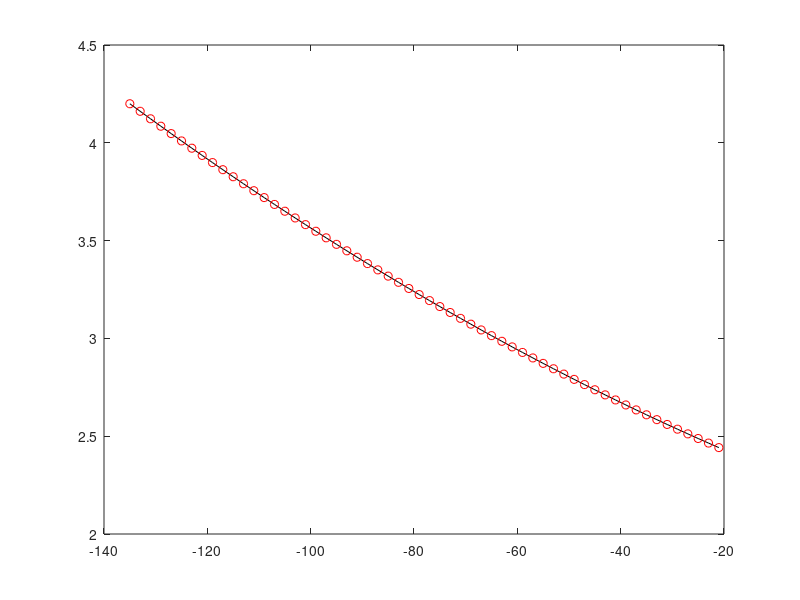
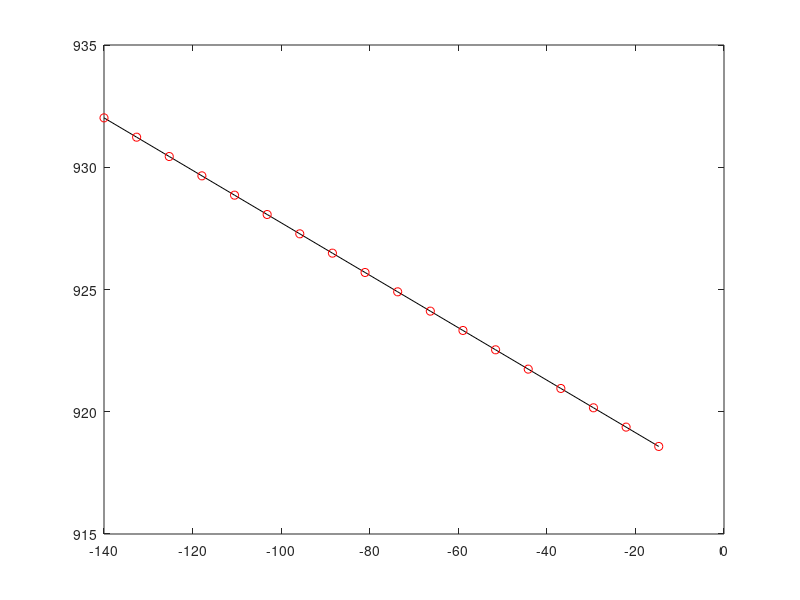
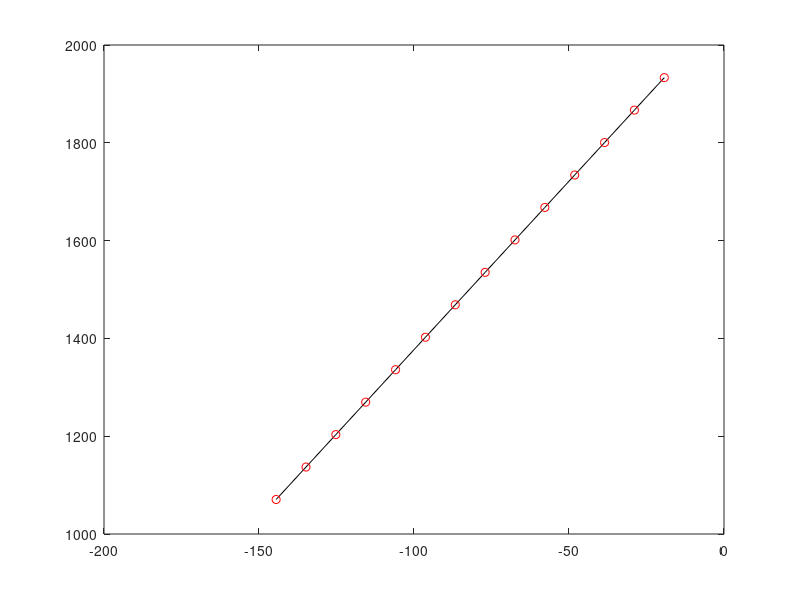
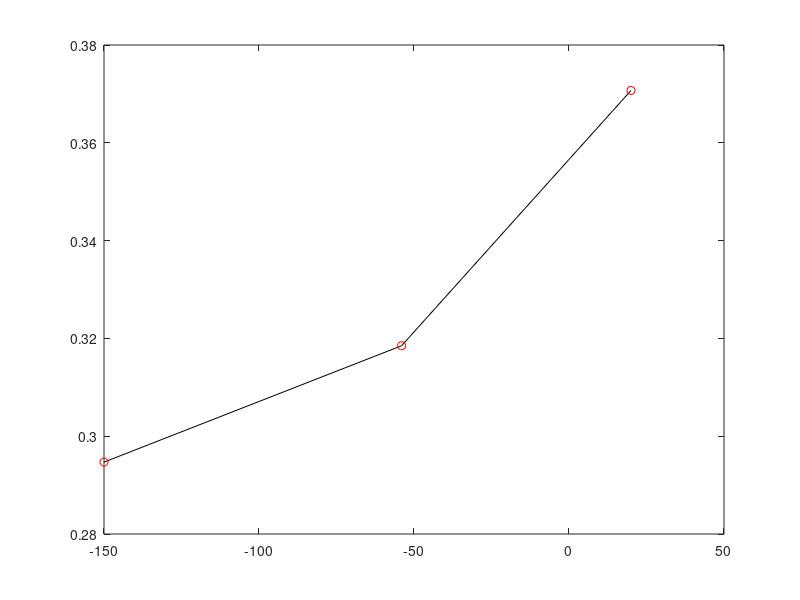

MATLAB code to generate these figures, in order:
clear all

%fourier number analysis

%thermal diffusivities k/pc
%ice
k_ice = [-135	4.1996437
-133	4.161086228
-131	4.122804372
-129	4.084798132
-127	4.047067508
-125	4.0096125
-123	3.972433108
-121	3.935529332
-119	3.898901172
-117	3.862548628
-115	3.8264717
-113	3.790670388
-111	3.755144692
-109	3.719894612
-107	3.684920148
-105	3.6502213
-103	3.615798068
-101	3.581650452
-99	3.547778452
-97	3.514182068
-95	3.4808613
-93	3.447816148
-91	3.415046612
-89	3.382552692
-87	3.350334388
-85	3.3183917
-83	3.286724628
-81	3.255333172
-79	3.224217332
-77	3.193377108
-75	3.1628125
-73	3.132523508
-71	3.102510132
-69	3.072772372
-67	3.043310228
-65	3.0141237
-63	2.985212788
-61	2.956577492
-59	2.928217812
-57	2.900133748
-55	2.8723253
-53	2.844792468
-51	2.817535252
-49	2.790553652
-47	2.763847668
-45	2.7374173
-43	2.711262548
-41	2.685383412
-39	2.659779892
-37	2.634451988
-35	2.6093997
-33	2.584623028
-31	2.560121972
-29	2.535896532
-27	2.511946708
-25	2.4882725
-23	2.464873908
-21	2.441750932];

k_icep = polyfit(k_ice(:,1),k_ice(:,2),4)
figure(1)
plot(k_ice(:,1),polyval(k_icep,k_ice(:,1)),'-k')
hold on
plot(k_ice(:,1),k_ice(:,2),'or')

p_ice = [-140	932.02046
-132.631578947368	931.229909473684
-125.263157894737	930.439358947369
-117.894736842105	929.648808421053
-110.526315789474	928.858257894737
-103.157894736842	928.067707368421
-95.7894736842105	927.277156842105
-88.421052631579	926.486606315789
-81.0526315789474	925.696055789474
-73.6842105263158	924.905505263158
-66.3157894736842	924.114954736842
-58.9473684210526	923.324404210526
-51.5789473684211	922.533853684211
-44.2105263157895	921.743303157895
-36.8421052631579	920.952752631579
-29.4736842105263	920.162202105263
-22.1052631578947	919.371651578947
-14.7368421052632	918.581101052632];

p_icep = polyfit(p_ice(:,1),p_ice(:,2),1)
figure(2)
plot(p_ice(:,1),polyval(p_icep,p_ice(:,1)),'-k')
hold on
plot(p_ice(:,1),p_ice(:,2),'or')

c_ice = [-144.473684210526	1070.54631578947
-134.842105263158	1136.90789473684
-125.210526315789	1203.26947368421
-115.578947368421	1269.63105263158
-105.947368421053	1335.99263157895
-96.3157894736842	1402.35421052632
-86.6842105263158	1468.71578947368
-77.0526315789474	1535.07736842105
-67.421052631579	1601.43894736842
-57.7894736842105	1667.80052631579
-48.1578947368421	1734.16210526316
-38.5263157894737	1800.52368421053
-28.8947368421053	1866.88526315789
-19.2631578947369	1933.24684210526];

c_icep = polyfit(c_ice(:,1),c_ice(:,2),1)
figure(3)
plot(c_ice(:,1),polyval(c_icep,c_ice(:,1)),'-k')
hold on
plot(c_ice(:,1),c_ice(:,2),'or')

k_cpa = [-150	0.2947
-54	0.3185
20	0.3707];

k_cpap = polyfit(k_cpa(:,1),k_cpa(:,2),2)
figure(4)
plot(k_cpa(:,1),polyval(k_cpap,k_cpa(:,1)),'-k')
hold on
plot(k_cpa(:,1),k_cpa(:,2),'or')

p_cpa = [-165	1125
20	1050];

p_cpap = polyfit(p_cpa(:,1),p_cpa(:,2),1)
figure(5)
plot(p_cpa(:,1),polyval(p_cpap,p_cpa(:,1)),'-k')
hold on
plot(p_cpa(:,1),p_cpa(:,2),'or')


c_cpa = [-136.95	1361.637579
-120.85	1635.090689
-106.25	1853.919388
-90.75	2057.188406
-73.65	2249.201486
-64.25	2341.897455
-55.95	2417.378459
-43.95	2516.364512
-35.35	2580.589576
-30	2591.049982
-25	2622.267719
-20	2666.347092];

c_cpap = polyfit(c_cpa(:,1),c_cpa(:,2),3)
figure(6)
plot(c_cpa(:,1),polyval(c_cpap,c_cpa(:,1)),'-k')
hold on
plot(c_cpa(:,1),c_cpa(:,2),'or')

T = linspace(-135,-22,100);

a_cpa = (polyval(k_cpap,T))./((polyval(p_cpap,T)).*(polyval(c_cpap,T)));
a_cpa = mean(a_cpa)

a_ice = (polyval(k_icep,T))./((polyval(p_icep,T)).*(polyval(c_icep,T)));
a_ice = mean(a_ice)

%compute Fo numbers for the four cases of kidney preservation
%for T = 90% of range, (T = -124.1)
t_A_90 = 98.13*60;
t_rA_90 = 15*60;
t_B_90 = 8.96*60;
t_rB_90 = 4*60;

%for T = 95% of range, (T = -129.7)
t_A_95 = 116.3*60;
t_rA_95 = 17.5*60;
t_B_95 = 10.4*60;
t_rB_95 = 5.4*60;

LA = 4.45e-2;%m
V = 0.127*pi*(LA)^2;
A = pi*2*(LA)*0.127;
LA = V/A;%characteristic length



LrA = 1.6e-2;%cm
V = 0.0457*pi*(LrA)^2;
A = pi*2*(LrA)*0.0457;
LrA = V/A;%characteristic length


%for T = 90%
F_A_90 = (a_cpa*t_A_90)/(LA)^2
F_rA_90 = (a_cpa*t_rA_90)/(LrA)^2
F_B_90 = (a_ice*t_B_90)/(LA)^2
F_rB_90 = (a_ice*t_rB_90)/(LrA)^2

%for T = 95%
F_A_95 = (a_cpa*t_A_95)/(LA)^2
F_rA_95 = (a_cpa*t_rA_95)/(LrA)^2
F_B_95 = (a_ice*t_B_95)/(LA)^2
F_rB_95 = (a_ice*t_rB_95)/(LrA)^2
